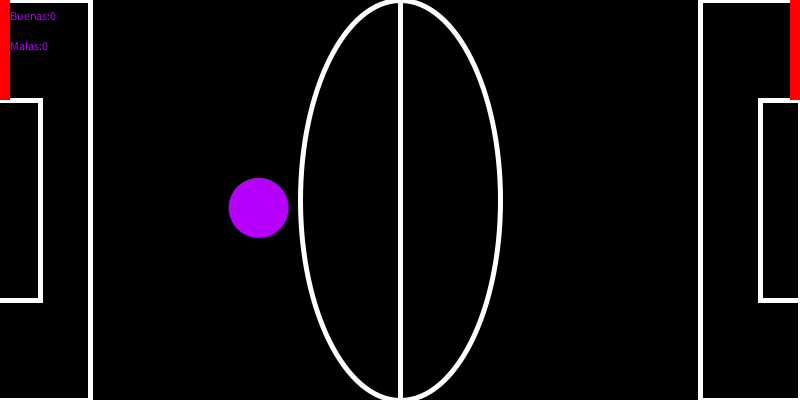
Frame 1 (no input)
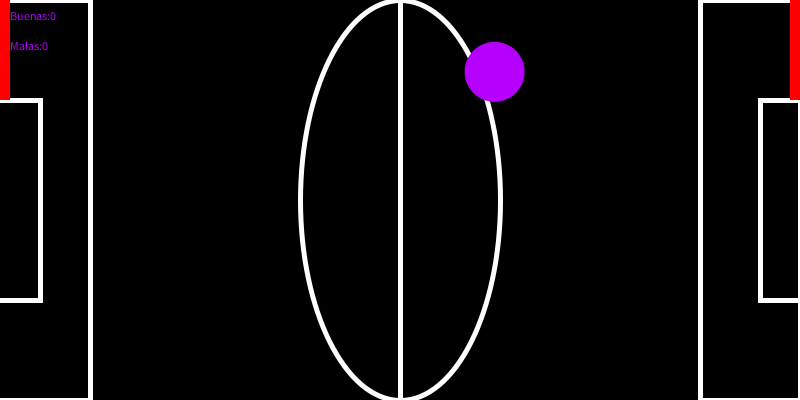
Frame 60 (the mouse pressed at the canvas centre just before this capture)
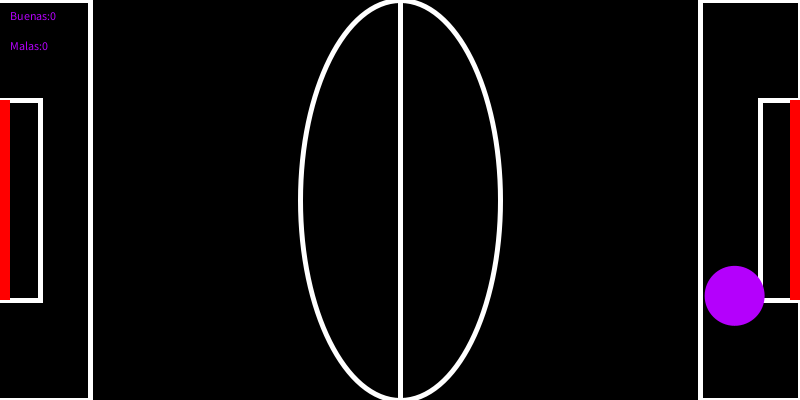
Frame 120 (the mouse held since frame 60 and released just before this capture)

The Processing sketch that drew these frames (run headless with seeded random() and noise(); from frame 60 on, the mouse is pressed at the canvas centre):

// Processing sketch: processing_77220
// ── processing_77220.pde


float posX=random(400);
float posY=random(800);
float sentidoX=4;
float sentidoY=8;
int buenas=0;
int malas=0;

void setup(){
  size(800,400);
  background(0);
  noStroke();
  smooth();
}


void draw(){
  background(0);
  noFill();
  stroke(255);
  strokeWeight(5);
  ellipse(400,200,200,400);
line(400,0,400,400);
rect(-10,0,100,400);
rect(-30,100,70,200);
  rect(700,0,100,400);
  rect(760,100,70,200);
  
  //raqueta 
  noStroke();
  fill(255,0,0);
  rect(width-10,mouseY-100,10,200);
  rect(0,mouseY-100,10,200);
  //pelota
  fill(180,0,252);
  ellipse(posX,posY,60,60);
  
  posX=posX+sentidoX;
  posY=posY+sentidoY;
  
  if(posY>=height-30){
    sentidoY=-sentidoY;
    
  }
 if(posY-30<=0){
   sentidoY=-sentidoY;
     
 }
 if(posX>=width-30){
   sentidoX=-sentidoX;
     float distancia=abs(posY-mouseY);
 if(distancia<=100) buenas=buenas+1;
 else malas=malas+1;
 }
 if(posX-30<=0){
   sentidoX=-sentidoX;
       float distancia2=abs(mouseY-posY);
 if (distancia2>=100) malas=malas+1;
 else buenas=buenas+1;

 }
 
 text("Buenas:" +buenas,10,20);
 text("Malas:"+malas,10,50);
}
